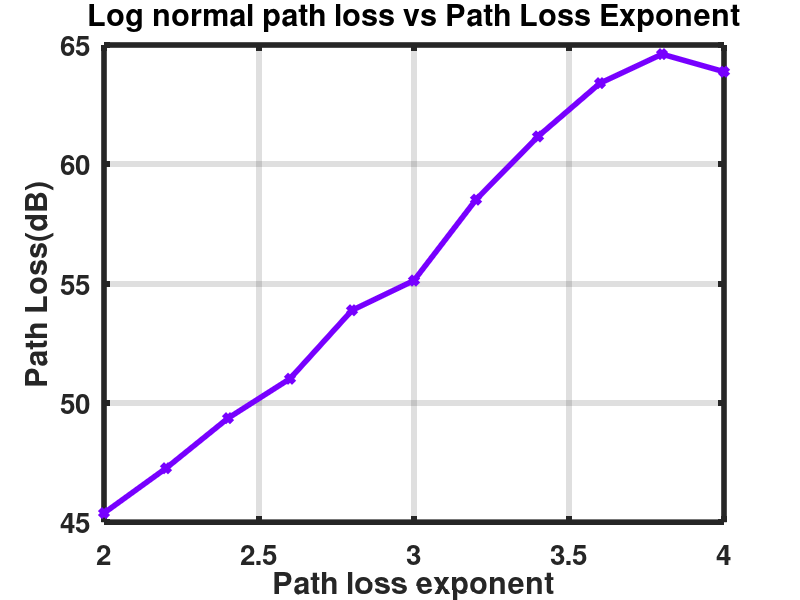

This figure's MATLAB source:
% Use the following values:
%     i. Reference distance do = 500m
%     ii. Frequency of operation f = 900 MHz
%     iii. d = 5km
% Find free space path loss (PLFS). Using PLFS, find path loss for log-normal model. Generate random normal variable ‘Xm’. 
%Plot the log-normal shadowing path loss vs loss exponent, where n = 2 to 4, varying in steps of 0.2.

clc
clear all;
close all;
d0= 0.5;
f=900e6;
PLFS= 20*log10(d0)+20*log10(f)-147.56;
d=5;
n=2:0.2:4;
X1=randn(size(n));
PL1= PLFS + 10 .* n .* log10(d/d0) + X1;
plot(n,PL1,'LineWidth',4,'Marker','diamond','color','#7700ff')
title('Log normal path loss vs Path Loss Exponent','FontSize',20,'LineWidth',4,'FontWeight','bold');
xlabel('Path loss exponent','FontSize',20,'LineWidth',4,'FontWeight','bold');
ylabel('Path Loss(dB)','FontSize',20,'LineWidth',4,'FontWeight','bold');
set(gca,'FontSize',20,'LineWidth',4,'FontWeight','bold');
grid on
